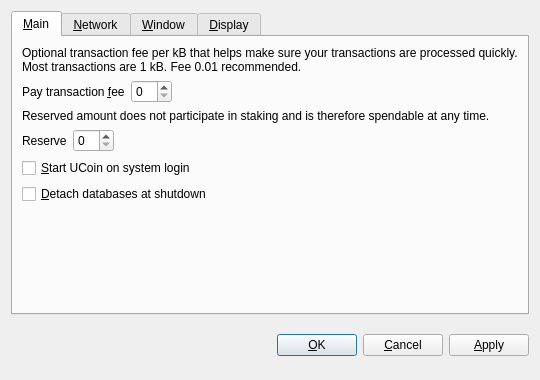
<?xml version="1.0" encoding="UTF-8"?>
<ui version="4.0">
 <class>OptionsDialog</class>
 <widget class="QDialog" name="OptionsDialog">
  <property name="geometry">
   <rect>
    <x>0</x>
    <y>0</y>
    <width>540</width>
    <height>380</height>
   </rect>
  </property>
  <property name="windowTitle">
   <string>Options</string>
  </property>
  <property name="modal">
   <bool>true</bool>
  </property>
  <layout class="QVBoxLayout" name="verticalLayout">
   <item>
    <widget class="QTabWidget" name="tabWidget">
     <property name="tabPosition">
      <enum>QTabWidget::North</enum>
     </property>
     <property name="currentIndex">
      <number>0</number>
     </property>
     <widget class="QWidget" name="tabMain">
      <attribute name="title">
       <string>&amp;Main</string>
      </attribute>
      <layout class="QVBoxLayout" name="verticalLayout_Main">
       <item>
        <widget class="QLabel" name="transactionFeeInfoLabel">
         <property name="text">
          <string>Optional transaction fee per kB that helps make sure your transactions are processed quickly. Most transactions are 1 kB. Fee 0.01 recommended.</string>
         </property>
         <property name="textFormat">
          <enum>Qt::PlainText</enum>
         </property>
         <property name="wordWrap">
          <bool>true</bool>
         </property>
        </widget>
       </item>
       <item>
        <layout class="QHBoxLayout" name="horizontalLayoutFee">
         <item>
          <widget class="QLabel" name="transactionFeeLabel">
           <property name="text">
            <string>Pay transaction &amp;fee</string>
           </property>
           <property name="textFormat">
            <enum>Qt::PlainText</enum>
           </property>
           <property name="buddy">
            <cstring>transactionFee</cstring>
           </property>
          </widget>
         </item>
         <item>
          <widget class="BitcoinAmountField" name="transactionFee"/>
         </item>
         <item>
          <spacer name="horizontalSpacerFee">
           <property name="orientation">
            <enum>Qt::Horizontal</enum>
           </property>
           <property name="sizeHint" stdset="0">
            <size>
             <width>40</width>
             <height>20</height>
            </size>
           </property>
          </spacer>
         </item>
        </layout>
       </item>
       <item>
        <widget class="QLabel" name="reserveBalanceInfoLabel">
         <property name="text">
          <string>Reserved amount does not participate in staking and is therefore spendable at any time.</string>
         </property>
         <property name="textFormat">
          <enum>Qt::PlainText</enum>
         </property>
         <property name="wordWrap">
          <bool>true</bool>
         </property>
        </widget>
       </item>
       <item>
        <layout class="QHBoxLayout" name="horizontalLayoutReserveBalance">
         <item>
          <widget class="QLabel" name="reserveBalanceLabel">
           <property name="text">
            <string>Reserve</string>
           </property>
           <property name="textFormat">
            <enum>Qt::PlainText</enum>
           </property>
           <property name="buddy">
            <cstring>reserveBalance</cstring>
           </property>
          </widget>
         </item>
         <item>
          <widget class="BitcoinAmountField" name="reserveBalance"/>
         </item>
         <item>
          <spacer name="horizontalSpacerReserveBalance">
           <property name="orientation">
            <enum>Qt::Horizontal</enum>
           </property>
           <property name="sizeHint" stdset="0">
            <size>
             <width>40</width>
             <height>20</height>
            </size>
           </property>
          </spacer>
         </item>
        </layout>
       </item>
       <item>
        <widget class="QCheckBox" name="bitcoinAtStartup">
         <property name="toolTip">
          <string>Automatically start UCoin after logging in to the system.</string>
         </property>
         <property name="text">
          <string>&amp;Start UCoin on system login</string>
         </property>
        </widget>
       </item>
       <item>
        <widget class="QCheckBox" name="detachDatabases">
         <property name="toolTip">
          <string>Detach block and address databases at shutdown. This means they can be moved to another data directory, but it slows down shutdown. The wallet is always detached.</string>
         </property>
         <property name="text">
          <string>&amp;Detach databases at shutdown</string>
         </property>
        </widget>
       </item>
       <item>
        <spacer name="verticalSpacer_Main">
         <property name="orientation">
          <enum>Qt::Vertical</enum>
         </property>
         <property name="sizeHint" stdset="0">
          <size>
           <width>20</width>
           <height>40</height>
          </size>
         </property>
        </spacer>
       </item>
      </layout>
     </widget>
     <widget class="QWidget" name="tabNetwork">
      <attribute name="title">
       <string>&amp;Network</string>
      </attribute>
      <layout class="QVBoxLayout" name="verticalLayout_Network">
       <item>
        <widget class="QCheckBox" name="mapPortUpnp">
         <property name="toolTip">
          <string>Automatically open the UCoin client port on the router. This only works when your router supports UPnP and it is enabled.</string>
         </property>
         <property name="text">
          <string>Map port using &amp;UPnP</string>
         </property>
        </widget>
       </item>
       <item>
        <widget class="QCheckBox" name="connectSocks">
         <property name="toolTip">
          <string>Connect to the UCoin network through a SOCKS proxy (e.g. when connecting through Tor).</string>
         </property>
         <property name="text">
          <string>&amp;Connect through SOCKS proxy:</string>
         </property>
        </widget>
       </item>
       <item>
        <layout class="QHBoxLayout" name="horizontalLayout_Network">
         <item>
          <widget class="QLabel" name="proxyIpLabel">
           <property name="text">
            <string>Proxy &amp;IP:</string>
           </property>
           <property name="textFormat">
            <enum>Qt::PlainText</enum>
           </property>
           <property name="buddy">
            <cstring>proxyIp</cstring>
           </property>
          </widget>
         </item>
         <item>
          <widget class="QValidatedLineEdit" name="proxyIp">
           <property name="maximumSize">
            <size>
             <width>140</width>
             <height>16777215</height>
            </size>
           </property>
           <property name="toolTip">
            <string>IP address of the proxy (e.g. 127.0.0.1)</string>
           </property>
          </widget>
         </item>
         <item>
          <widget class="QLabel" name="proxyPortLabel">
           <property name="text">
            <string>&amp;Port:</string>
           </property>
           <property name="textFormat">
            <enum>Qt::PlainText</enum>
           </property>
           <property name="buddy">
            <cstring>proxyPort</cstring>
           </property>
          </widget>
         </item>
         <item>
          <widget class="QLineEdit" name="proxyPort">
           <property name="maximumSize">
            <size>
             <width>55</width>
             <height>16777215</height>
            </size>
           </property>
           <property name="toolTip">
            <string>Port of the proxy (e.g. 9050)</string>
           </property>
          </widget>
         </item>
         <item>
          <widget class="QLabel" name="socksVersionLabel">
           <property name="text">
            <string>SOCKS &amp;Version:</string>
           </property>
           <property name="textFormat">
            <enum>Qt::PlainText</enum>
           </property>
           <property name="buddy">
            <cstring>socksVersion</cstring>
           </property>
          </widget>
         </item>
         <item>
          <widget class="QValueComboBox" name="socksVersion">
           <property name="toolTip">
            <string>SOCKS version of the proxy (e.g. 5)</string>
           </property>
          </widget>
         </item>
         <item>
          <spacer name="horizontalSpacer_Network">
           <property name="orientation">
            <enum>Qt::Horizontal</enum>
           </property>
           <property name="sizeHint" stdset="0">
            <size>
             <width>40</width>
             <height>20</height>
            </size>
           </property>
          </spacer>
         </item>
        </layout>
       </item>
       <item>
        <spacer name="verticalSpacer_Network">
         <property name="orientation">
          <enum>Qt::Vertical</enum>
         </property>
         <property name="sizeHint" stdset="0">
          <size>
           <width>20</width>
           <height>40</height>
          </size>
         </property>
        </spacer>
       </item>
      </layout>
     </widget>
     <widget class="QWidget" name="tabWindow">
      <attribute name="title">
       <string>&amp;Window</string>
      </attribute>
      <layout class="QVBoxLayout" name="verticalLayout_Window">
       <item>
        <widget class="QCheckBox" name="minimizeToTray">
         <property name="toolTip">
          <string>Show only a tray icon after minimizing the window.</string>
         </property>
         <property name="text">
          <string>&amp;Minimize to the tray instead of the taskbar</string>
         </property>
        </widget>
       </item>
       <item>
        <widget class="QCheckBox" name="minimizeOnClose">
         <property name="toolTip">
          <string>Minimize instead of exit the application when the window is closed. When this option is enabled, the application will be closed only after selecting Quit in the menu.</string>
         </property>
         <property name="text">
          <string>M&amp;inimize on close</string>
         </property>
        </widget>
       </item>
       <item>
        <spacer name="verticalSpacer_Window">
         <property name="orientation">
          <enum>Qt::Vertical</enum>
         </property>
         <property name="sizeHint" stdset="0">
          <size>
           <width>20</width>
           <height>40</height>
          </size>
         </property>
        </spacer>
       </item>
      </layout>
     </widget>
     <widget class="QWidget" name="tabDisplay">
      <attribute name="title">
       <string>&amp;Display</string>
      </attribute>
      <layout class="QVBoxLayout" name="verticalLayout_Display">
       <item>
        <layout class="QHBoxLayout" name="horizontalLayout_1_Display">
         <item>
          <widget class="QLabel" name="langLabel">
           <property name="text">
            <string>User Interface &amp;language:</string>
           </property>
           <property name="textFormat">
            <enum>Qt::PlainText</enum>
           </property>
           <property name="buddy">
            <cstring>lang</cstring>
           </property>
          </widget>
         </item>
         <item>
          <widget class="QValueComboBox" name="lang">
           <property name="toolTip">
            <string>The user interface language can be set here. This setting will take effect after restarting UCoin.</string>
           </property>
          </widget>
         </item>
        </layout>
       </item>
       <item>
        <layout class="QHBoxLayout" name="horizontalLayout_2_Display">
         <item>
          <widget class="QLabel" name="unitLabel">
           <property name="text">
            <string>&amp;Unit to show amounts in:</string>
           </property>
           <property name="textFormat">
            <enum>Qt::PlainText</enum>
           </property>
           <property name="buddy">
            <cstring>unit</cstring>
           </property>
          </widget>
         </item>
         <item>
          <widget class="QValueComboBox" name="unit">
           <property name="toolTip">
            <string>Choose the default subdivision unit to show in the interface and when sending coins.</string>
           </property>
          </widget>
         </item>
        </layout>
       </item>
       <item>
        <widget class="QCheckBox" name="displayAddresses">
         <property name="toolTip">
          <string>Whether to show UCoin addresses in the transaction list or not.</string>
         </property>
         <property name="text">
          <string>&amp;Display addresses in transaction list</string>
         </property>
        </widget>
       </item>
       <item>
        <widget class="QCheckBox" name="coinControlFeatures">
         <property name="toolTip">
          <string>Whether to show coin control features or not.</string>
         </property>
         <property name="text">
          <string>Display coin &amp;control features (experts only!)</string>
         </property>
        </widget>
       </item>
       <item>
        <spacer name="verticalSpacer_Display">
         <property name="orientation">
          <enum>Qt::Vertical</enum>
         </property>
         <property name="sizeHint" stdset="0">
          <size>
           <width>20</width>
           <height>40</height>
          </size>
         </property>
        </spacer>
       </item>
      </layout>
     </widget>
    </widget>
   </item>
   <item>
    <layout class="QHBoxLayout" name="horizontalLayout_Buttons">
     <item>
      <spacer name="horizontalSpacer_1">
       <property name="orientation">
        <enum>Qt::Horizontal</enum>
       </property>
       <property name="sizeHint" stdset="0">
        <size>
         <width>40</width>
         <height>48</height>
        </size>
       </property>
      </spacer>
     </item>
     <item>
      <widget class="QLabel" name="statusLabel">
       <property name="font">
        <font>
         <weight>75</weight>
         <bold>true</bold>
        </font>
       </property>
       <property name="text">
        <string/>
       </property>
       <property name="textFormat">
        <enum>Qt::PlainText</enum>
       </property>
       <property name="wordWrap">
        <bool>true</bool>
       </property>
      </widget>
     </item>
     <item>
      <spacer name="horizontalSpacer_2">
       <property name="orientation">
        <enum>Qt::Horizontal</enum>
       </property>
       <property name="sizeHint" stdset="0">
        <size>
         <width>40</width>
         <height>48</height>
        </size>
       </property>
      </spacer>
     </item>
     <item>
      <widget class="QPushButton" name="okButton">
       <property name="text">
        <string>&amp;OK</string>
       </property>
      </widget>
     </item>
     <item>
      <widget class="QPushButton" name="cancelButton">
       <property name="text">
        <string>&amp;Cancel</string>
       </property>
       <property name="autoDefault">
        <bool>false</bool>
       </property>
      </widget>
     </item>
     <item>
      <widget class="QPushButton" name="applyButton">
       <property name="text">
        <string>&amp;Apply</string>
       </property>
       <property name="autoDefault">
        <bool>false</bool>
       </property>
      </widget>
     </item>
    </layout>
   </item>
  </layout>
 </widget>
 <customwidgets>
  <customwidget>
   <class>BitcoinAmountField</class>
   <extends>QSpinBox</extends>
   <header>bitcoinamountfield.h</header>
  </customwidget>
  <customwidget>
   <class>QValueComboBox</class>
   <extends>QComboBox</extends>
   <header>qvaluecombobox.h</header>
  </customwidget>
  <customwidget>
   <class>QValidatedLineEdit</class>
   <extends>QLineEdit</extends>
   <header>qvalidatedlineedit.h</header>
  </customwidget>
 </customwidgets>
 <resources/>
 <connections/>
</ui>
